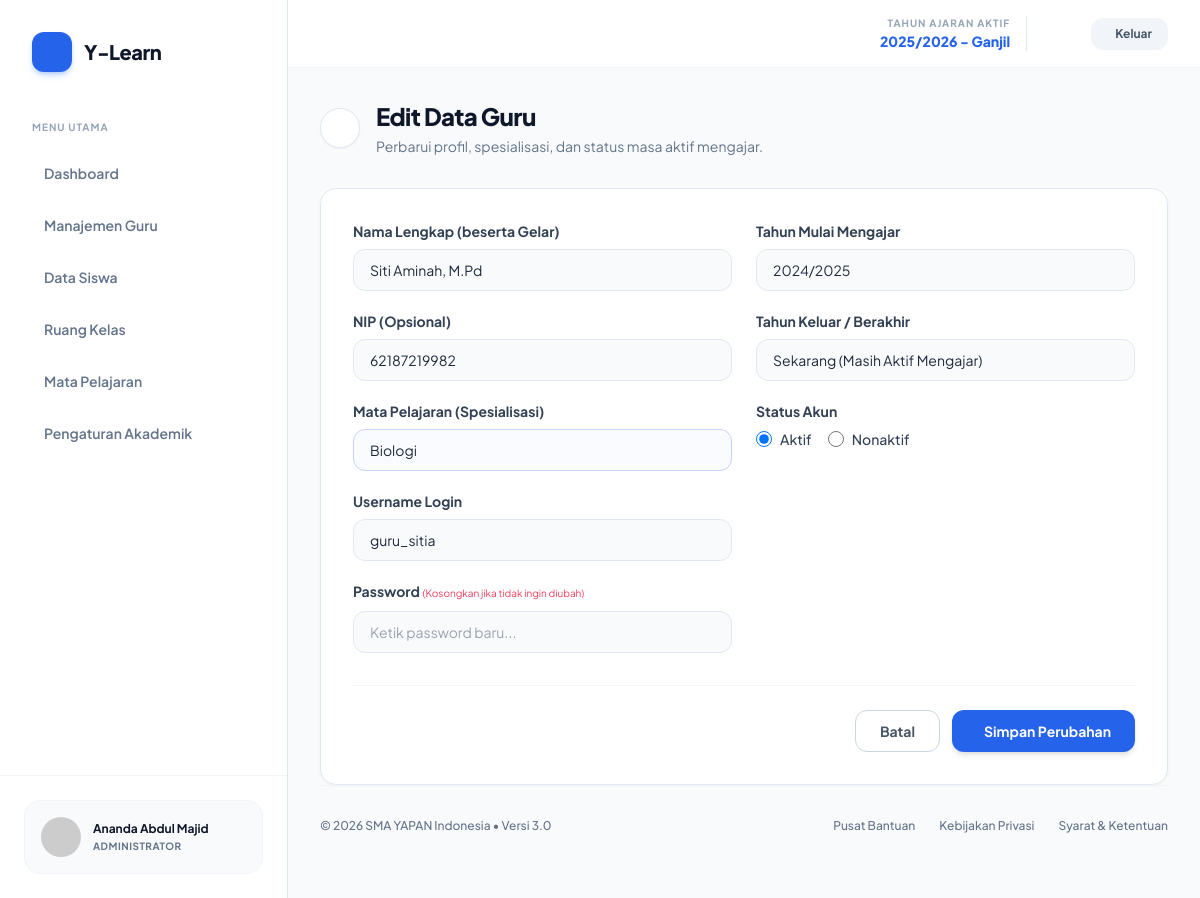
The app's page /admin/edit_guru.php?id=3 (signed in) with its own data.
### tables this page shows
CREATE TABLE `users` (
  `id_user` int(11) NOT NULL,
  `username` varchar(50) NOT NULL,
  `password` varchar(255) NOT NULL,
  `nama_lengkap` varchar(100) NOT NULL,
  `nip` varchar(50) DEFAULT NULL,
  `tahun_masuk` varchar(20) DEFAULT NULL,
  `tahun_keluar` varchar(20) DEFAULT 'Sekarang',
  `nisn` varchar(20) DEFAULT NULL,
  `nis` varchar(20) DEFAULT NULL,
  `status_aktif` enum('Aktif','Non-Aktif') DEFAULT 'Aktif',
  `role` enum('admin','guru','siswa') NOT NULL,
  `id_kelas` int(11) DEFAULT NULL,
  `status` varchar(20) DEFAULT 'aktif',
  `id_mapel` int(11) DEFAULT NULL
);

### admin/edit_guru.php (the view, shortened to what this page needs)
<?php
require_once '../config/koneksi.php';
$id = mysqli_real_escape_string($koneksi, $_GET['id']);
$q_guru = mysqli_query($koneksi, "SELECT * FROM users WHERE id_user='$id' AND role='guru'");
$data = mysqli_fetch_assoc($q_guru);
$q_tahun = mysqli_query($koneksi, "SELECT * FROM tahun_ajaran ORDER BY nama_tahun DESC");
$q_mapel = mysqli_query($koneksi, "SELECT * FROM mapel ORDER BY nama_mapel ASC");
include '../includes/header.php';
?>
<div class="mb-8 flex items-center gap-4">
    <a href="data_guru.php" class="w-10 h-10 bg-white border border-slate-200 rounded-full flex items-center justify-center text-slate-500 hover:text-blue-600 hover:bg-blue-50 transition-colors shadow-sm">
    </a>
    <div>
        <h1 class="text-2xl font-extrabold text-slate-900 tracking-tight">Edit Data Guru</h1>
        <p class="text-slate-500 text-sm mt-1">Perbarui profil, spesialisasi, dan status masa aktif mengajar.</p>
    </div>
</div>
<div class="bg-white border border-slate-200 rounded-2xl shadow-sm p-6 md:p-8 max-w-4xl">
    <form action="" method="POST">
        <div class="grid grid-cols-1 md:grid-cols-2 gap-6">
            <div class="space-y-5">
                <div>
                    <label class="block text-sm font-bold text-slate-700 mb-2">Nama Lengkap (beserta Gelar)</label>
                    <input type="text" name="nama_lengkap" required value="<?php echo htmlspecialchars($data['nama_lengkap']); ?>"
                        class="w-full px-4 py-2.5 bg-slate-50 border border-slate-200 rounded-xl text-sm focus:outline-none focus:border-blue-500 focus:bg-white transition-all">
                </div>
                <div>
                    <label class="block text-sm font-bold text-slate-700 mb-2">NIP (Opsional)</label>
                    <input type="text" name="nip" value="<?php echo htmlspecialchars($data['nip']); ?>"
                        class="w-full px-4 py-2.5 bg-slate-50 border border-slate-200 rounded-xl text-sm focus:outline-none focus:border-blue-500 focus:bg-white transition-all">
                </div>
                <div>
                    <label class="block text-sm font-bold text-slate-700 mb-2">Mata Pelajaran (Spesialisasi)</label>
                    <div class="relative">
                        <select name="id_mapel" required class="w-full pl-4 pr-10 py-2.5 bg-indigo-50/30 border border-indigo-200 rounded-xl text-sm focus:outline-none focus:border-indigo-500 focus:bg-white appearance-none transition-all">
                            <?php
                            mysqli_data_seek($q_mapel, 0);
                            while($mp = mysqli_fetch_assoc($q_mapel)):
                                $selected_mapel = ($mp['id_mapel'] == $data['id_mapel']) ? 'selected' : '';
                            ?>
                                <option value="<?php echo $mp['id_mapel']; ?>" <?php echo $selected_mapel; ?>><?php echo htmlspecialchars($mp['nama_mapel']); ?></option>
                            <?php endwhile; ?>
                        </select>
                        <div class="absolute inset-y-0 right-0 pr-4 flex items-center pointer-events-none">
                        </div>
                    </div>
                </div>
                <div>
                    <label class="block text-sm font-bold text-slate-700 mb-2">Username Login</label>
                    <input type="text" name="username" required value="<?php echo htmlspecialchars($data['username']); ?>"
                        class="w-full px-4 py-2.5 bg-slate-50 border border-slate-200 rounded-xl text-sm focus:outline-none focus:border-blue-500 focus:bg-white transition-all">
                </div>
                <div>
                    <label class="block text-sm font-bold text-slate-700 mb-2">Password <span class="text-[10px] font-normal text-rose-500">(Kosongkan jika tidak ingin diubah)</span></label>
                    <input type="password" name="password" placeholder="Ketik password baru..."
                        class="w-full px-4 py-2.5 bg-slate-50 border border-slate-200 rounded-xl text-sm focus:outline-none focus:border-blue-500 focus:bg-white transition-all">
                </div>
            </div>
            <div class="space-y-5">
                <div>
                    <label class="block text-sm font-bold text-slate-700 mb-2">Tahun Mulai Mengajar</label>
                    <div class="relative">
                        <select name="tahun_masuk" required class="w-full pl-4 pr-10 py-2.5 bg-slate-50 border border-slate-200 rounded-xl text-sm focus:outline-none focus:border-blue-500 focus:bg-white appearance-none transition-all">
                            <?php
                            mysqli_data_seek($q_tahun, 0);
                            while($thn = mysqli_fetch_assoc($q_tahun)):
                                $selected = ($thn['nama_tahun'] == $data['tahun_masuk']) ? 'selected' : '';
                            ?>
                                <option value="<?php echo $thn['nama_tahun']; ?>" <?php echo $selected; ?>><?php echo $thn['nama_tahun']; ?></option>
                            <?php endwhile; ?>
                        </select>
                        <div class="absolute inset-y-0 right-0 pr-4 flex items-center pointer-events-none">
                        </div>
                    </div>
                </div>
                <div>
                    <label class="block text-sm font-bold text-slate-700 mb-2">Tahun Keluar / Berakhir</label>
                    <div class="relative">
                        <select name="tahun_keluar" required class="w-full pl-4 pr-10 py-2.5 bg-slate-50 border border-slate-200 rounded-xl text-sm focus:outline-none focus:border-blue-500 focus:bg-white appearance-none transition-all">
                            <option value="Sekarang" class="font-bold text-emerald-600" <?php echo ($data['tahun_keluar'] == 'Sekarang' || empty($data['tahun_keluar'])) ? 'selected' : ''; ?>>Sekarang (Masih Aktif Mengajar)</option>
                        </select>
                        <div class="absolute inset-y-0 right-0 pr-4 flex items-center pointer-events-none">
                        </div>
                    </div>
                </div>
                <div>
                    <label class="block text-sm font-bold text-slate-700 mb-2">Status Akun</label>
                    <div class="flex gap-4">
                        <label class="flex items-center gap-2 cursor-pointer">
                            <input type="radio" name="status" value="aktif" <?php echo ($data['status'] == 'aktif') ? 'checked' : ''; ?> class="w-4 h-4 text-blue-600 border-gray-300 focus:ring-blue-500">
                            <span class="text-sm text-slate-700 font-medium">Aktif</span>
                        </label>
                        <label class="flex items-center gap-2 cursor-pointer">
                            <input type="radio" name="status" value="nonaktif" <?php echo ($data['status'] == 'nonaktif') ? 'checked' : ''; ?> class="w-4 h-4 text-rose-600 border-gray-300 focus:ring-rose-500">
                            <span class="text-sm text-slate-700 font-medium">Nonaktif</span>
                        </label>
                    </div>
                </div>
            </div>
        </div>
        <div class="mt-8 pt-6 border-t border-slate-100 flex justify-end gap-3">
            <a href="data_guru.php" class="px-6 py-2.5 border border-slate-300 text-slate-600 hover:bg-slate-50 font-bold text-sm rounded-xl transition-colors">
                Batal
            </a>
            <button type="submit" name="update" class="px-6 py-2.5 bg-[#2563EB] hover:bg-blue-700 text-white font-bold text-sm rounded-xl transition-colors flex items-center gap-2 shadow-md">
                <i class="ph ph-floppy-disk text-lg"></i> Simpan Perubahan
            </button>
        </div>
    </form>
</div>
<?php include '../includes/footer.php'; ?>

### includes/header.php (style rules this page uses)
body { font-family: 'Plus Jakarta Sans', sans-serif; background-color: #f8fafc; }

### records on screen
users: nama_lengkap "Siti Aminah, M.Pd", nip "62187219982", username "guru_sitia", tahun_keluar "Sekarang (Masih Aktif Mengajar)", status "☑ Aktif", status "☐ Nonaktif"

### other values on screen
$_SESSION['nama'] "Ananda Abdul Majid"
$_SESSION['nama_tahun_aktif'] "2025/2026"
$_SESSION['semester_aktif'] "Ganjil"
form field id_mapel "Biologi"
form field tahun_masuk "2024/2025"
